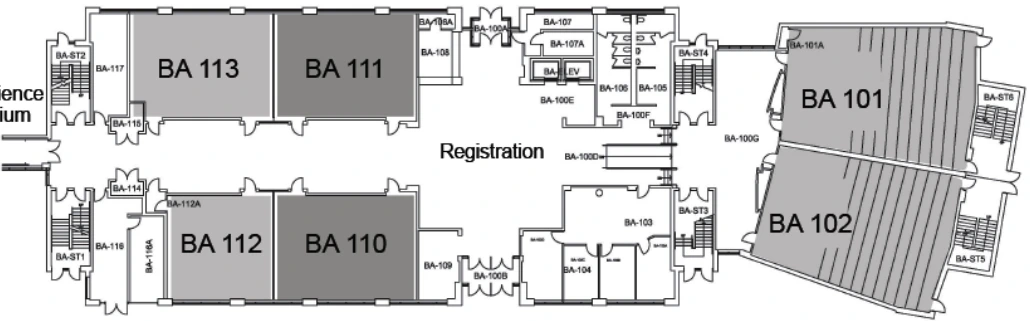
#> input picture assets/campus-map/blueprints/bricker-1.webp, 1030 x 321 px, given in place of bricker-1.png, which was not available
$ python prepare-blueprints.py
#> lines starting #> are read from the running program, lines starting #| are printed output that depends on the picture
"""Prepare local blueprint reference images and hand-traced navigation models.

Room labels and spatial layouts come from the user PDFs. Geometry is simplified;
routes and connector continuity require an on-site survey before real navigation.
"""
import json, math, pathlib, shutil
from PIL import Image
root=pathlib.Path(__file__).resolve().parents[1]
assets=root/'public'/'blueprints'; assets.mkdir(parents=True,exist_ok=True)
sources={
 'bricker':'/Users/kadennajarali/Library/Messages/Attachments/f0/00/2AFC2307-9672-47C7-B746-859ADA5E5050/proper bricker.pdf',
 'lazaridis':'/Users/kadennajarali/Library/Messages/Attachments/10/00/038DF957-A508-40C3-BE0B-D55EB05D704D/proper laz.pdf'}
for name,path in sources.items(): shutil.copyfile(path,assets/f'{name}.pdf')
for name,page,box in [('bricker-1',1,(340,140,1370,461)),('bricker-2',1,(385,530,1365,855)),('bricker-3',2,(139,122,1680,748)),('lazaridis-1',1,(260,370,1340,1100)),('lazaridis-2',2,(271,350,1381,1110)),('lazaridis-3',3,(280,333,1415,1145))]:
 stem=name.split('-')[0]
 Image.open(root/f'tmp/pdfs/{stem}-{page}.png').crop(box).save(assets/f'{name}.webp',quality=92)
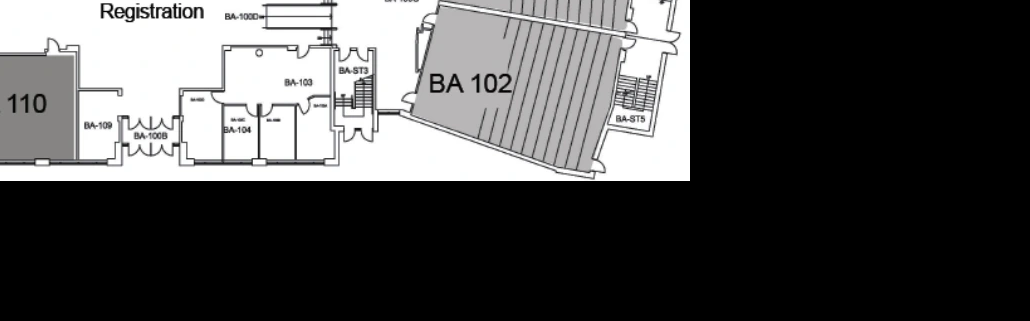
#> saved as bricker-1.webp: PIL image 1030x321 RGB; mean R, G, B 79.5, 79.4, 79.5
#> pass 3 of the loop `for name,page,box in [('bricker-1',1,(340,140,1370,461)),('bricker-2',..`:
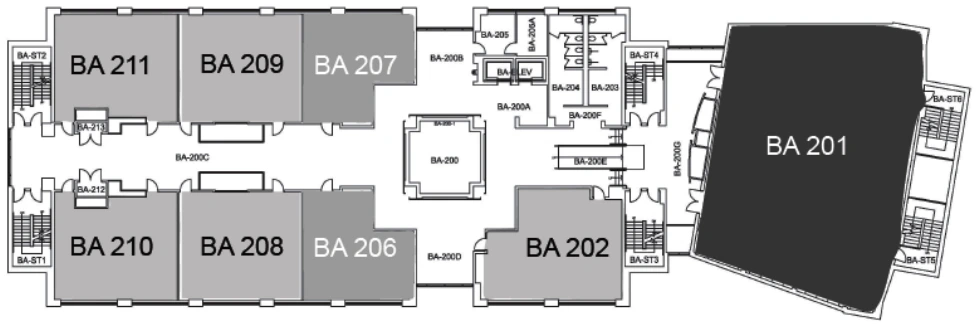
#> input picture assets/campus-map/blueprints/bricker-2.webp, 980 x 325 px, given in place of bricker-2.png, which was not available
#> `Image.open(root/f'tmp/pdfs/{stem}-{page}.png').crop(box).save(assets/f..`:
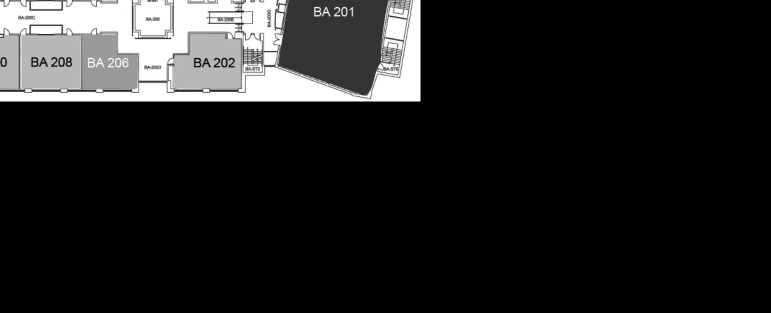
#> saved as bricker-3.webp: PIL image 1541x626 RGB (shown at 1/2 size); mean R, G, B 31.9, 31.9, 31.9
#> (the run stopped early here; a loop or call above may not have finished)
